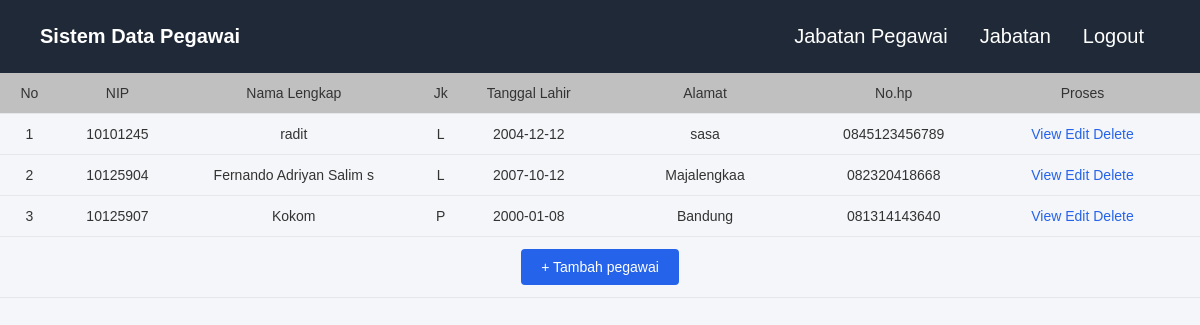
The page / on the database its author committed.
### tables this page shows
CREATE TABLE `pegawai` (
  `nip` varchar(15) NOT NULL COMMENT 'Nomor Induk Pegawai',
  `namalengkap` varchar(60) DEFAULT NULL,
  `jeniskelamin` char(3) DEFAULT NULL,
  `tanggallahir` date DEFAULT NULL,
  `alamat` varchar(200) DEFAULT NULL,
  `nohp` varchar(15) DEFAULT NULL,
  `email` varchar(50) DEFAULT NULL
);

### index.php (the view, shortened to what this page needs)
<html>
<head>
</head>
<body>
    <center>
            <nav class="navbar">
                <div class="navbar-title">Sistem Data Pegawai</div>
                <ul>
                    <li><a href="jabatanpegawai/jabatanpegawai.php">Jabatan Pegawai</a></li>
                    <li><a href="jabatan/jabatan.php">Jabatan</a></li>
                    <li><a href="session/logout.php" >Logout</a></li>
                </ul>
            </nav>
            <table >
                <tr bgcolor=silver>
                    <td width=50><center>No</center></td>
                    <td width=100><center>NIP</center></td>
                    <td width=200><center>Nama Lengkap</center></td>
                    <td width=50><center>Jk</center></td>
                    <td width=100><center>Tanggal Lahir</center></td>
                    <td width=200><center>Alamat</center></td>
                    <td width=50><center>No.hp</center></td>
                    <td width=200><center>Proses</center></td>
                </tr>
                <?php
                require("config/database.php");
                $sql = "SELECT * FROM pegawai";
                $hasil = mysqli_query($koneksi, $sql);
                $n = 1;
                while ($row = mysqli_fetch_row($hasil)) {
                    list($nip, $namalengkap, $jk, $tanggallahir, $alamat, $nohp) = $row;
                    echo "<tr>
                        <td>$n</td>
                        <td>$nip</td>
                        <td>$namalengkap</td>
                        <td>$jk</td>
                        <td>$tanggallahir</td>
                        <td>$alamat</td>
                        <td>$nohp</td>
                        <td align=center>
                            <a href='pegawai/pegawai_view.php?nip=$nip'>View</a>
                            <a href='pegawai/pegawai_edit.php?nip=$nip'>Edit</a>
                            <a href='pegawai/pegawai_hapus.php?nip=$nip' onclick=\"return confirm('Apakah Anda Yakin?')\">Delete</a>
                        </td>
                    </tr>";
                    $n++;
                }
                ?>
               <tr> <td align="center" colspan="8">
                    <a href="pegawai/pegawai_tambah.php" class="btn-add"> + Tambah pegawai</a>
                </td></tr>
            </table>
    </center>
</body>
</html>

### index.php (style rules this page uses)
td { padding: 12px 10px; border-bottom: 1px solid #e5e7eb; font-size: 14px; text-align: center; }
table { width: 100%; border-collapse: collapse; min-width: 950px; }
* { box-sizing: border-box; }
body { margin: 0; font-family: Arial, sans-serif; background: #f4f6f9; color: #333; }
.navbar { background: #1f2937; overflow: hidden; display: flex; align-items: center; justify-content: space-between; padding: 0 40px; min-height: 70px; box-shadow: 0 2px 8px rgba(0, 0, 0, 0.15); }
.navbar-title { font-size: 20px; color: #fff; font-weight: bold; }
.navbar ul { list-style-type: none; margin: 0; padding: 0; display: flex; text-decoration: none; }
.navbar ul li a { display: block; color: white; padding: 25px 16px; text-decoration: none; font-size: 20px; transition: 0.3s; }
.btn-add { display: inline-block; padding: 10px 20px; background-color: #2563eb; color: white; text-decoration: none; border-radius: 4px; transition: background-color 0.3s; }
a { text-decoration: none; color: #2563eb; }

### rows shown on the page
pegawai: nip "10101245", namalengkap "radit", jeniskelamin "L", tanggallahir "2004-12-12", alamat "sasa", nohp "0845123456789"
pegawai: nip "10125904", namalengkap "Fernando Adriyan Salim s", jeniskelamin "L", tanggallahir "2007-10-12", alamat "Majalengkaa", nohp "082320418668"
pegawai: nip "10125907", namalengkap "Kokom", jeniskelamin "P", tanggallahir "2000-01-08", alamat "Bandung", nohp "081314143640"
